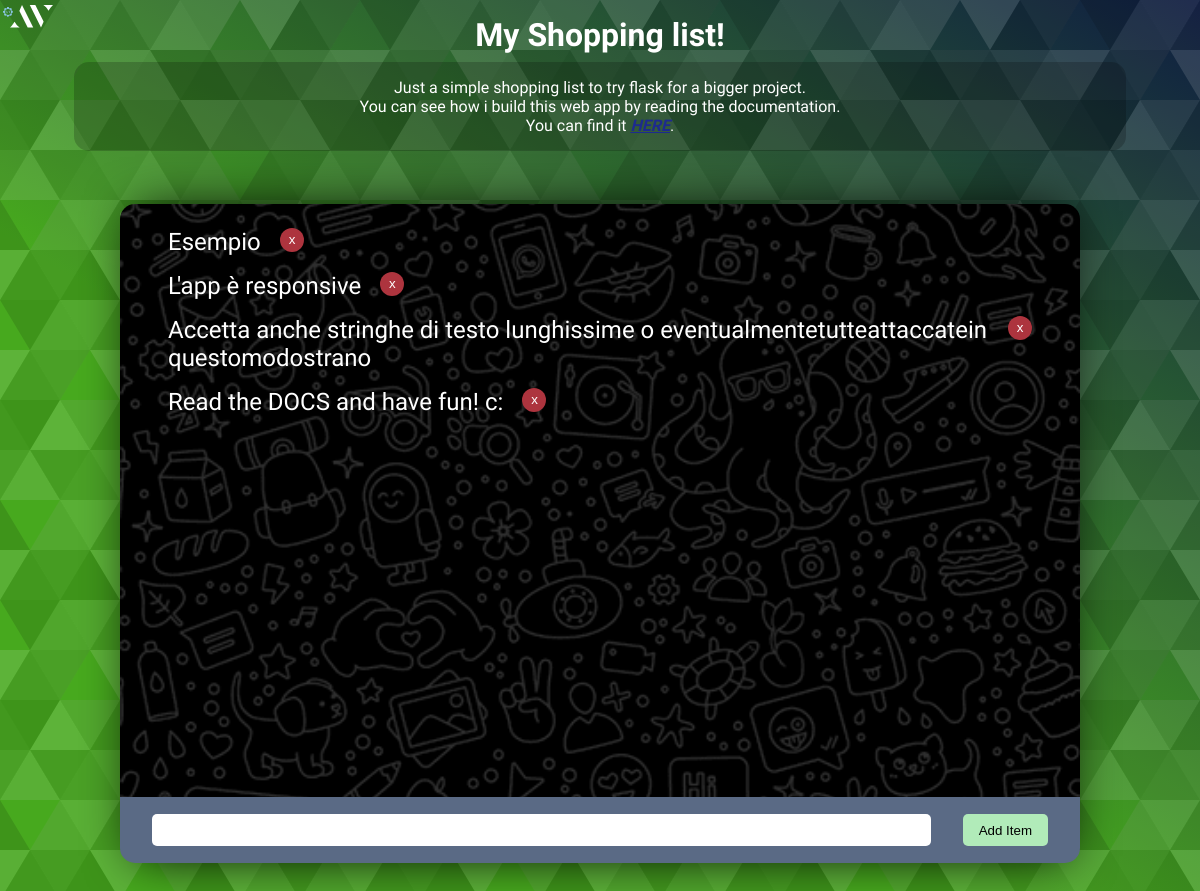
Before: / with the older database file.
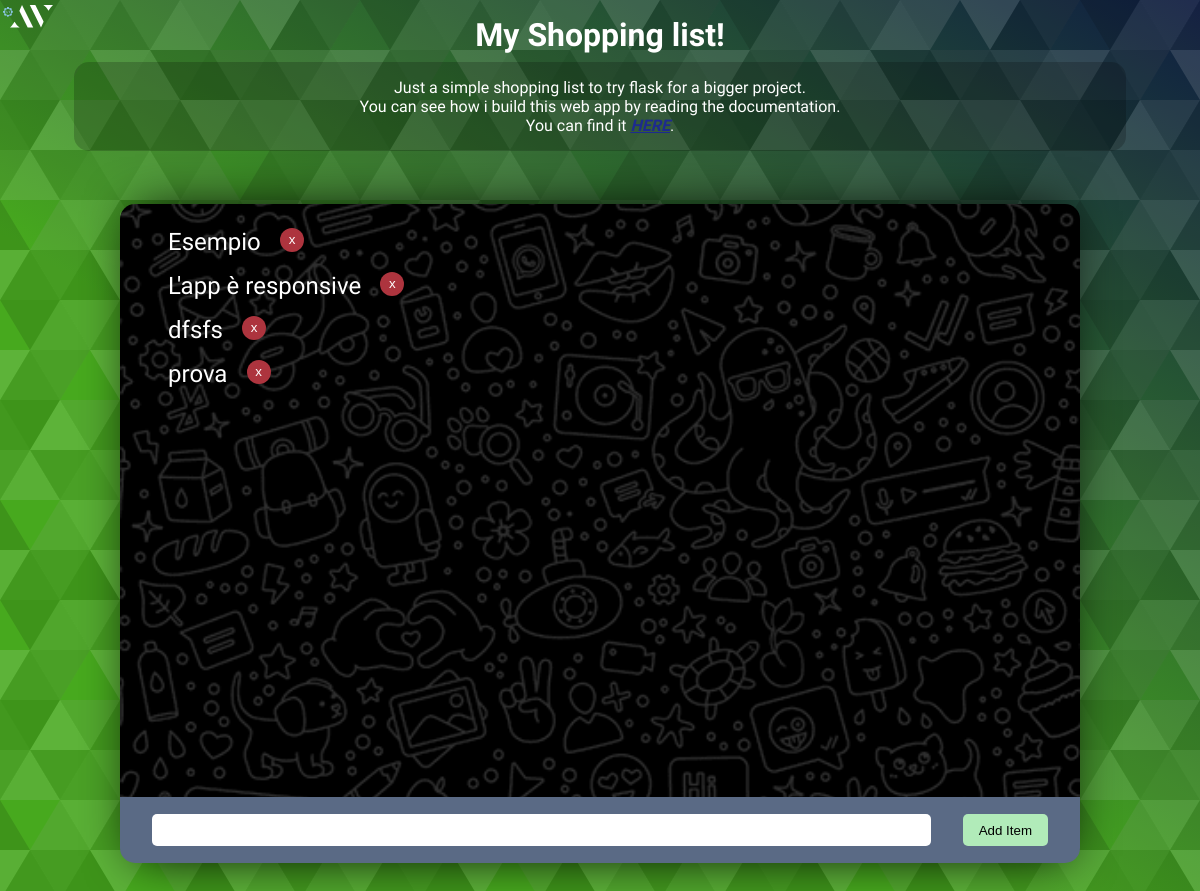
After: the same page with the newer database file.
### tables this page shows
CREATE TABLE posts ( 
          id INTEGER PRIMARY KEY AUTOINCREMENT,
          item TEXT
      );

### app.py (the view)
@app.route('/')
def index():
    conn = sqlite3.connect('db/database.db')
    conn.row_factory = sqlite3.Row
    posts = conn.execute('SELECT * FROM posts')
    return render_template('index.html', posts=posts)

### templates/index.html (shortened to what this page needs)
<!DOCTYPE html>
<html lang="en">
<head>
    <link rel="stylesheet" href="{{ url_for('static', filename='index.css') }}">
</head>
<body>
    <div class="container">
        <main>
            <div class="left">
                <h1>My Shopping list!</h1>
                <p>Just a simple shopping list to try flask for a bigger project.<br>
                You can see how i build this web app by reading the documentation.<br>
                You can find it <a href="/doc" target="_blank">HERE</a>.</p>
            </div>
            <div class="right">
                <div class="shopping-list">
                    <div class="top">
                        <ul>
                            {% for post in posts %}
                            <li data-id="{{ post.id }}">{{ post.item }} <div><button>x</button></div></li>
                            {% endfor %}
                        </ul>
                    </div>
                    <div class="bott">
                        <input type="text" name="articolo" id="articolo">
                        <button>Add Item</button>
                    </div>
                </div>
            </div>
            <div class="credits">
                <img src="../static/mini-logo.svg" alt="" onclick="window.open('https://github.com/alessioVelluso')">
            </div>
        </main>
    </div>
</body>
</html>

### static/index.css (style rules this page uses)
* { margin: 0; padding: 0; box-sizing: border-box; }
:root { --palette-1: #F2AF29; --palette-2: #AD343E; --palette-3: #5a6a85; --palette-4: #b1ebb9; --palette-5: #0A1145; }
body { background-image: url(./bg.svg); background-position: center center; background-size: contain; color: white; width: 100%; height: 100%; font-family: 'Nunito', sans-serif; }
.container { height: 100vh; width: 100%; }
main { position: relative; height: 100%; width: 100%; display: flex; }
.left, .right { height: 100%; display: flex; justify-content: center; align-items: center; }
.left { width: 40%; flex-direction: column; padding: 1rem; }
.right { width: 60%; }
.left h1 { font-size: 4rem; margin-bottom: 2rem; text-align: center; }
.left p { padding: 1rem 3rem; font-size: 1.5rem; text-align: center; color: rgb(255, 255, 255); background-color: rgba(0,0,0,0.2); width: 80%; border-radius: 15px; }
.left a { color: #1d2a8f; font-style: italic; font-weight: bold; }
.shopping-list { height: 90%; width: 80%; position: relative; display: flex; flex-direction: column; }
.shopping-list:after { content: ''; position: absolute; inset: 0; width: 100%; height: 100%; box-shadow: 0 0 50px 10px rgb(0, 0, 0); transform-origin: center center; scale: 0.95; z-index: -1; }
.shopping-list .top { width: 100%; height: 90%; background-color: black; border-radius: 15px 15px 0 0; position: relative; }
.shopping-list .top::after { position: absolute; content: ''; inset: 0; height: 100%; width: 100%; background-image: url('./wa.png'); background-position: center center; background-size: cover; opacity: 0.2; }
.top ul { position: relative; padding: 1.5rem 3rem; height: 100%; width: 100%; word-break: break-all; overflow-y: scroll; z-index: 2; }
.top ul li { font-size: 1.5rem; position: relative; list-style: none; display: flex; margin-bottom: 1rem; }
.top ul li div { height: 100%; width: auto; display: flex; justify-content: center; align-items: center; }
.top ul li button { position: relative; z-index: 2; height: 1.5rem; width: 1.5rem; padding: 2px; border-radius: 50%; border: none; background-color: var(--palette-2); color: white; cursor: pointer; display: flex; justify-content: center; align-items: center; margin-left: 1.2rem; }
.shopping-list .bott { position: relative; z-index: 3; height: 10%; width: 100%; background-color: var(--palette-3); border-radius: 0 0 15px 15px; display: flex; align-items: center; justify-content: center; }
input#articolo { flex-grow: 1; height: 2rem; margin: 0 1rem 0 2rem; border-radius: 5px; border: none; }
.bott button { height: 2rem; padding: 0.2rem 1rem; margin: 0 2rem 0 1rem; border-radius: 5px; border: none; background-color: var(--palette-4); }
.credits { position: absolute; left: 1rem; top: 1rem; width: 50px; height: 50px; cursor: pointer; }
@media (max-width: 1200px) { .container { min-height: 900px; } }
@media (max-width: 1200px) { main { flex-direction: column; } }
@media (max-width: 1200px) { .left, .right { width: 100%; } }
@media (max-width: 1200px) { .left { height: auto; } }
@media (max-width: 1200px) { .left h1 { font-size: 2rem; margin-bottom: 0.5rem; } }
@media (max-width: 1200px) { .left p { font-size: 1rem; width: 90%; padding: 1rem 1rem; } }
@media (max-width: 1200px) { .credits { left: 0.2rem; top: 0.3rem; } }

Changed rows visible on the page:
removed posts: item "Accetta anche stringhe di testo lunghissime o eventualmentetutteattaccateinquestomodostrano"
removed posts: item "Read the DOCS and have fun! c:"
added posts: item "dfsfs"
added posts: item "prova"
